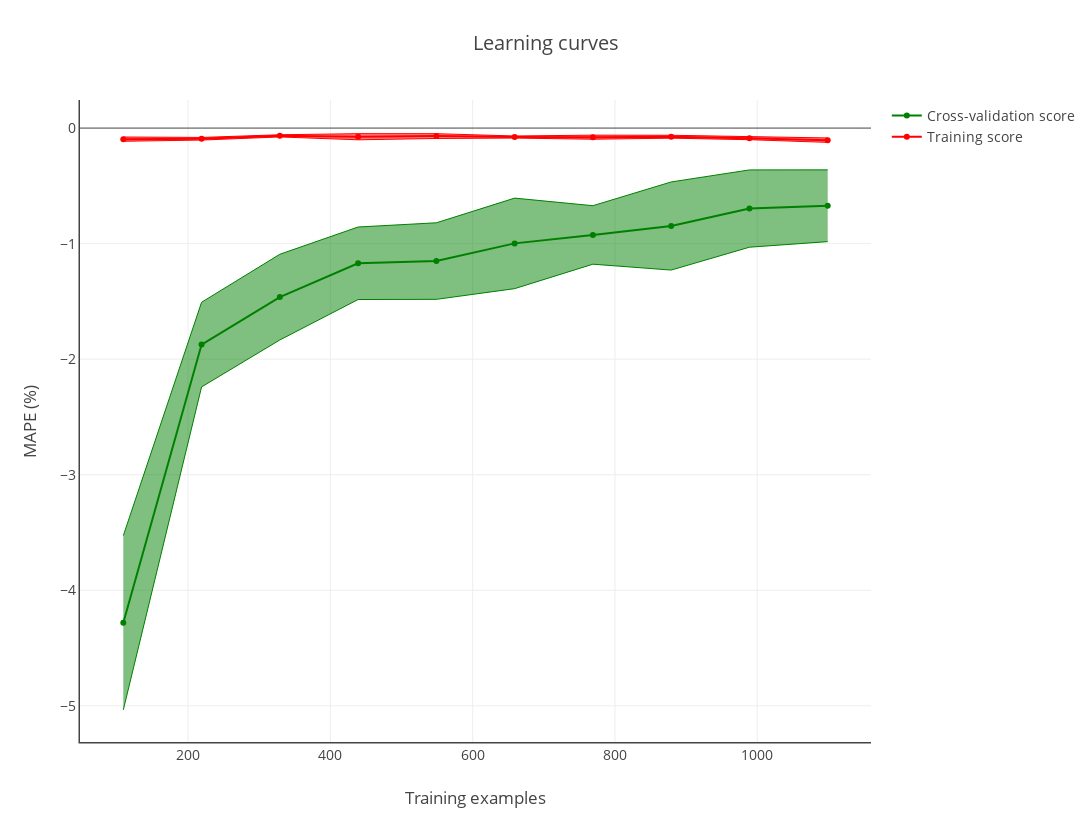

This figure's notebook cell:
### Markdown cell above
# 7. Learning curves

### Code cell
learning_curves = mvc.plot.learning_curve(
    estimator=pipeline_full,
    X=X_train,
    y=y_train,
    scoring=mape_scorer,
    cv=5,
    train_sizes=np.linspace(.1, 1.0, 10),
    n_jobs=-1,
    random_state=RANDOM_SEED,
    title='Learning curves',
    xtitle='Training examples',
    ytitle='MAPE (%)')

py.iplot(learning_curves, filename='mvc/learning_curves')

### Figure 1 — Plotly figure (JSON) as saved in the notebook; plotly's stock layout.template omitted (floating-point values rounded to 4 significant figures)
{"data": [{"marker": {"color": "red"}, "name": "Training score", "type": "scatter", "x": [109, 219, 329, 439, 549, 659, 769, 879, 989, 1099], "y": [-0.09577, -0.09238, -0.06727, -0.07497, -0.06927, -0.07742, -0.07896, -0.07464, -0.08727, -0.1046]}, {"line": {"color": "red", "width": 1}, "mode": "lines", "showlegend": false, "type": "scatter", "x": [109, 219, 329, 439, 549, 659, 769, 879, 989, 1099], "y": [-0.07725, -0.08096, -0.05787, -0.04837, -0.04861, -0.06836, -0.06141, -0.06204, -0.07396, -0.08543]}, {"fill": "tonexty", "line": {"color": "red", "width": 1}, "mode": "lines", "showlegend": false, "type": "scatter", "x": [109, 219, 329, 439, 549, 659, 769, 879, 989, 1099], "y": [-0.1143, -0.1038, -0.07667, -0.1016, -0.08994, -0.08648, -0.09651, -0.08724, -0.1006, -0.1237]}, {"marker": {"color": "green"}, "name": "Cross-validation score", "type": "scatter", "x": [109, 219, 329, 439, 549, 659, 769, 879, 989, 1099], "y": [-4.281, -1.874, -1.463, -1.17, -1.151, -0.9979, -0.9249, -0.8476, -0.6966, -0.6722]}, {"line": {"color": "green", "width": 1}, "mode": "lines", "showlegend": false, "type": "scatter", "x": [109, 219, 329, 439, 549, 659, 769, 879, 989, 1099], "y": [-3.527, -1.507, -1.092, -0.8562, -0.8199, -0.6062, -0.6717, -0.4663, -0.3621, -0.3616]}, {"fill": "tonexty", "line": {"color": "green", "width": 1}, "mode": "lines", "showlegend": false, "type": "scatter", "x": [109, 219, 329, 439, 549, 659, 769, 879, 989, 1099], "y": [-5.035, -2.24, -1.834, -1.484, -1.482, -1.39, -1.178, -1.229, -1.031, -0.9827]}], "layout": {"font": {"size": 14}, "height": 822, "hovermode": "closest", "title": "Learning curves", "width": 1096, "xaxis": {"linewidth": 1.5, "showline": true, "title": "Training examples"}, "yaxis": {"linewidth": 1.5, "showline": true, "title": "MAPE (%)"}}}
